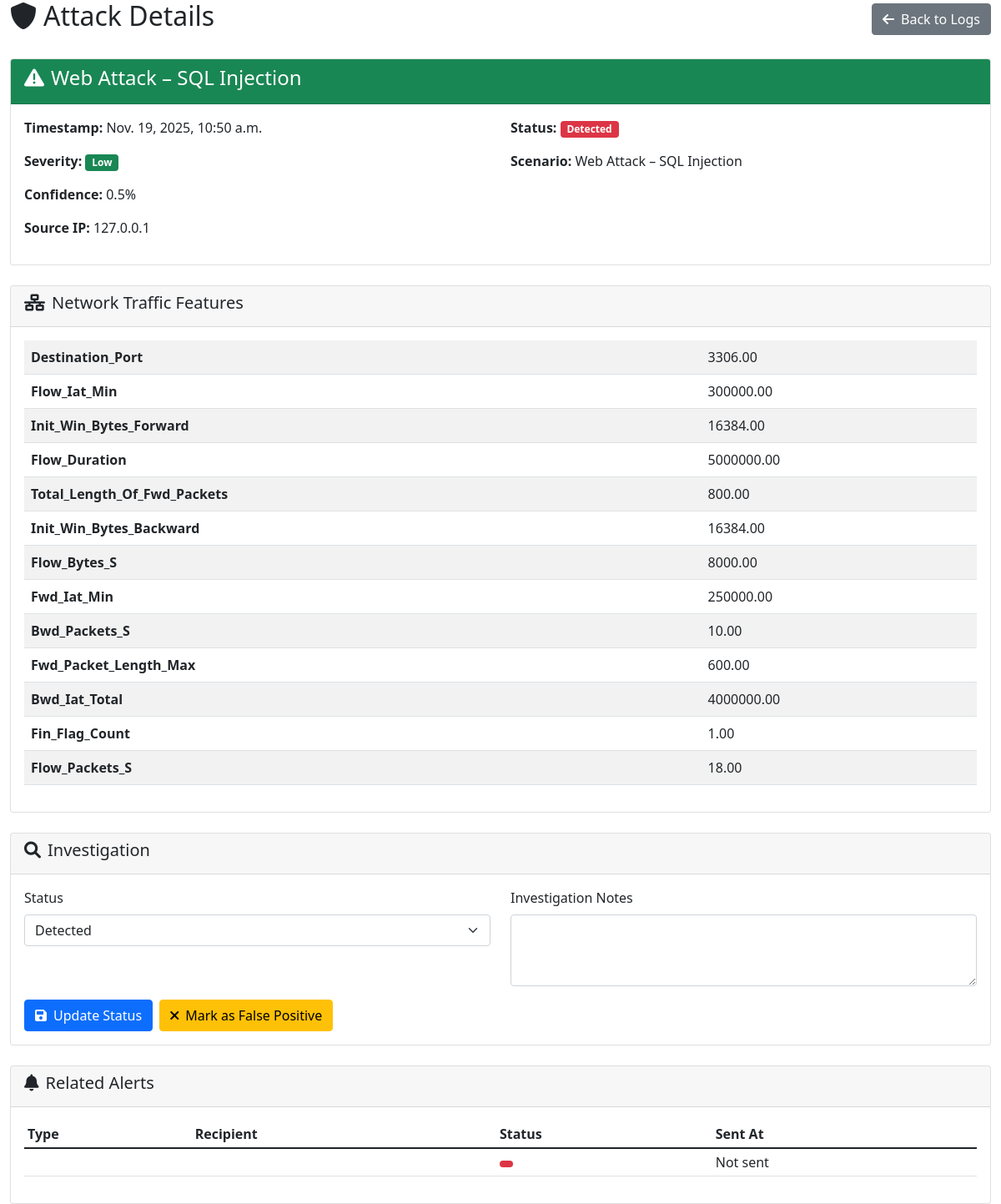
Page /dashboard/attacks/24/ (signed in) on the committed database.
### cyberattack/models.py (models this page shows, shortened)
class AttackLog(models.Model):
    ATTACK_TYPES = [
        (0, 'BENIGN'),
        (1, 'DDoS'),
        (2, 'FTP-Patator'),
        (3, 'SSH-Patator'),
        (4, 'DoS Hulk'),
        (5, 'DoS GoldenEye'),
        (6, 'DoS Slowloris'),
        (7, 'DoS Slowhttptest'),
        (8, 'Heartbleed'),
        (9, 'Web Attack – Brute Force'),
        (10, 'Web Attack – XSS'),
        (11, 'Web Attack – SQL Injection'),
        (12, 'Infiltration'),
    ]
    SEVERITY_LEVELS = [
        ('Low', 'Low'),
        ('Medium', 'Medium'),
        ('High', 'High'),
        ('Critical', 'Critical'),
    ]
    STATUS_CHOICES = [
        ('detected', 'Detected'),
        ('investigating', 'Under Investigation'),
        ('resolved', 'Resolved'),
        ('false_positive', 'False Positive'),
    ]
    attack_type = models.IntegerField(choices=ATTACK_TYPES, default=0)
    attack_name = models.CharField(max_length=100)
    severity = models.CharField(max_length=20, choices=SEVERITY_LEVELS, default='Medium')
    confidence_score = models.FloatField(default=0.0)
    destination_port = models.FloatField()
    flow_iat_min = models.FloatField()
    init_win_bytes_forward = models.FloatField()
    flow_duration = models.FloatField()
    total_length_of_fwd_packets = models.FloatField()
    init_win_bytes_backward = models.FloatField()
    flow_bytes_s = models.FloatField()
    fwd_iat_min = models.FloatField()
    bwd_packets_s = models.FloatField()
    fwd_packet_length_max = models.FloatField()
    bwd_iat_total = models.FloatField()
    fin_flag_count = models.FloatField()
    flow_packets_s = models.FloatField()
    source_ip = models.GenericIPAddressField(null=True, blank=True)
    user_agent = models.TextField(null=True, blank=True)
    request_path = models.CharField(max_length=500, null=True, blank=True)
    timestamp = models.DateTimeField(default=django_timezone.now)
    scenario_name = models.CharField(max_length=200, default='Unknown')
    status = models.CharField(max_length=20, choices=STATUS_CHOICES, default='detected')
    investigated_by = models.ForeignKey(User, on_delete=models.SET_NULL, null=True, blank=True)
    investigation_notes = models.TextField(blank=True)
    resolved_at = models.DateTimeField(null=True, blank=True)
    class Meta:
        ordering = ['-timestamp']
        indexes = [
            models.Index(fields=['timestamp']),
            models.Index(fields=['attack_type']),
            models.Index(fields=['severity']),
            models.Index(fields=['status']),
        ]
    def get_features_dict(self):
        return {
            'destination_port': self.destination_port,
            'flow_iat_min': self.flow_iat_min,
            'init_win_bytes_forward': self.init_win_bytes_forward,
            'flow_duration': self.flow_duration,
            'total_length_of_fwd_packets': self.total_length_of_fwd_packets,
            'init_win_bytes_backward': self.init_win_bytes_backward,
            'flow_bytes_s': self.flow_bytes_s,
            'fwd_iat_min': self.fwd_iat_min,
            'bwd_packets_s': self.bwd_packets_s,
            'fwd_packet_length_max': self.fwd_packet_length_max,
            'bwd_iat_total': self.bwd_iat_total,
            'fin_flag_count': self.fin_flag_count,
            'flow_packets_s': self.flow_packets_s,
        }

class SecurityAlert(models.Model):
    ALERT_TYPES = [
        ('email', 'Email'),
        ('sms', 'SMS'),
        ('webhook', 'Webhook'),
        ('dashboard', 'Dashboard'),
    ]
    ALERT_STATUS = [
        ('pending', 'Pending'),
        ('sent', 'Sent'),
        ('failed', 'Failed'),
        ('acknowledged', 'Acknowledged'),
    ]
    attack_log = models.ForeignKey(AttackLog, on_delete=models.CASCADE, related_name='alerts', null=True, blank=True)
    alert_type = models.CharField(max_length=50, default='Security Alert')
    severity = models.CharField(max_length=20, choices=AttackLog.SEVERITY_LEVELS, default='Medium')
    source_ip = models.GenericIPAddressField(null=True, blank=True)
    description = models.TextField()
    metadata = models.TextField(blank=True)
    is_resolved = models.BooleanField(default=False)
    created_at = models.DateTimeField(default=django_timezone.now)
    resolved_at = models.DateTimeField(null=True, blank=True)
    resolved_by = models.ForeignKey(User, on_delete=models.SET_NULL, null=True, blank=True)
    class Meta:
        ordering = ['-created_at']

### cyberattack/admin_views.py (the view, shortened to what this page needs)
# urls.py: path('dashboard/attacks/<int:attack_id>/', admin_views.attack_detail, name='attack_detail'),
@login_required
@user_passes_test(is_admin)
def attack_detail(request, attack_id):
    attack = get_object_or_404(AttackLog, id=attack_id)
    alerts = SecurityAlert.objects.filter(attack_log=attack)
    context = {
        'attack': attack,
        'alerts': alerts,
        'features': attack.get_features_dict(),
    }
    return render(request, 'cyberattack/attack_detail.html', context)

### cyberattack/admin_views.py (called while the page is built)
def is_admin(user):
    return user.is_staff or user.is_superuser

### cyberattack/models.py (called while the page is built)
    @classmethod
    def get_status(cls):
        maintenance, created = cls.objects.get_or_create(pk=1)
        return maintenance

### cyberattack/templates/cyberattack/attack_detail.html (shortened to what this page needs)
<!DOCTYPE html>
<html>
<head>
    <link href="https://cdn.jsdelivr.net/npm/bootstrap@5.1.3/dist/css/bootstrap.min.css" rel="stylesheet">
    <link href="https://cdnjs.cloudflare.com/ajax/libs/font-awesome/6.0.0/css/all.min.css" rel="stylesheet">
</head>
<body>
    <div class="container-fluid">
        <div class="row">
            <div class="col-12">
                <div class="d-flex justify-content-between align-items-center mb-4">
                    <h2><i class="fas fa-shield-alt me-2"></i>Attack Details</h2>
                    <a href="{% url 'attack_logs' %}" class="btn btn-secondary">
                        <i class="fas fa-arrow-left me-2"></i>Back to Logs
                    </a>
                </div>
                <div class="card mb-4">
                    <div class="card-header bg-{% if attack.severity == 'Critical' %}danger{% elif attack.severity == 'High' %}warning{% elif attack.severity == 'Medium' %}info{% else %}success{% endif %} text-white">
                        <h4><i class="fas fa-exclamation-triangle me-2"></i>{{ attack.attack_name }}</h4>
                    </div>
                    <div class="card-body">
                        <div class="row">
                            <div class="col-md-6">
                                <p><strong>Timestamp:</strong> {{ attack.timestamp }}</p>
                                <p><strong>Severity:</strong>
                                    <span class="badge bg-{% if attack.severity == 'Critical' %}danger{% elif attack.severity == 'High' %}warning{% elif attack.severity == 'Medium' %}info{% else %}success{% endif %}">
                                        {{ attack.severity }}
                                    </span>
                                </p>
                                <p><strong>Confidence:</strong> {{ attack.confidence_score|floatformat:1 }}%</p>
                                <p><strong>Source IP:</strong> {{ attack.source_ip|default:"Unknown" }}</p>
                            </div>
                            <div class="col-md-6">
                                <p><strong>Status:</strong>
                                    <span class="badge bg-{% if attack.status == 'resolved' %}success{% elif attack.status == 'investigating' %}warning{% elif attack.status == 'false_positive' %}secondary{% else %}danger{% endif %}">
                                        {{ attack.get_status_display }}
                                    </span>
                                </p>
                                <p><strong>Scenario:</strong> {{ attack.scenario_name }}</p>
                            </div>
                        </div>
                    </div>
                </div>
                <div class="card mb-4">
                    <div class="card-header">
                        <h5><i class="fas fa-network-wired me-2"></i>Network Traffic Features</h5>
                    </div>
                    <div class="card-body">
                        <div class="table-responsive">
                            <table class="table table-striped">
                                {% for key, value in features.items %}
                                <tr>
                                    <td><strong>{{ key|title }}</strong></td>
                                    <td>{{ value|floatformat:2 }}</td>
                                </tr>
                                {% endfor %}
                            </table>
                        </div>
                    </div>
                </div>
                <div class="card mb-4">
                    <div class="card-header">
                        <h5><i class="fas fa-search me-2"></i>Investigation</h5>
                    </div>
                    <div class="card-body">
                        <form method="post">
                            <div class="row">
                                <div class="col-md-6">
                                    <div class="mb-3">
                                        <label class="form-label">Status</label>
                                        <select name="status" class="form-select">
                                            <option value="detected" {% if attack.status == 'detected' %}selected{% endif %}>Detected</option>
                                        </select>
                                    </div>
                                </div>
                                <div class="col-md-6">
                                    <div class="mb-3">
                                        <label class="form-label">Investigation Notes</label>
                                        <textarea name="notes" class="form-control" rows="3">{{ attack.investigation_notes }}</textarea>
                                    </div>
                                </div>
                            </div>
                            <div class="d-flex gap-2">
                                <button type="submit" name="action" value="update_status" class="btn btn-primary">
                                    <i class="fas fa-save me-2"></i>Update Status
                                </button>
                                <button type="submit" name="action" value="mark_false_positive" class="btn btn-warning">
                                    <i class="fas fa-times me-2"></i>Mark as False Positive
                                </button>
                            </div>
                        </form>
                    </div>
                </div>
                {% if alerts %}
                <div class="card">
                    <div class="card-header">
                        <h5><i class="fas fa-bell me-2"></i>Related Alerts</h5>
                    </div>
                    <div class="card-body">
                        <div class="table-responsive">
                            <table class="table table-sm">
                                <thead>
                                    <tr>
                                        <th>Type</th>
                                        <th>Recipient</th>
                                        <th>Status</th>
                                        <th>Sent At</th>
                                    </tr>
                                </thead>
                                <tbody>
                                    {% for alert in alerts %}
                                    <tr>
                                        <td>{{ alert.get_alert_type_display }}</td>
                                        <td>{{ alert.recipient|truncatechars:30 }}</td>
                                        <td>
                                            <span class="badge bg-{% if alert.status == 'sent' %}success{% elif alert.status == 'pending' %}warning{% else %}danger{% endif %}">
                                            </span>
                                        </td>
                                        <td>{{ alert.sent_at|default:"Not sent" }}</td>
                                    </tr>
                                    {% endfor %}
                                </tbody>
                            </table>
                        </div>
                    </div>
                </div>
                {% endif %}
            </div>
        </div>
    </div>
</body>
</html>

### rows in the picture
AttackLog: attack_name "Web Attack – SQL Injection", timestamp "Nov. 19, 2025, 10:50 a.m.", severity "Low", confidence_score "0.5", source_ip "127.0.0.1", status "Detected", scenario_name "Web Attack – SQL Injection", features "3306.00" "300000.00" "16384.00" "5000000.00" "800.00" "16384.00" "8000.00" "250000.00" "10.00" "600.00" "4000000.00" "1.00" "18.00"
SecurityAlert: sent_at "Not sent"

### other values in the picture
{{ key|title }} "Destination_Port" "Flow_Iat_Min" "Init_Win_Bytes_Forward" "Flow_Duration" "Total_Length_Of_Fwd_Packets" "Init_Win_Bytes_Backward" "Flow_Bytes_S" "Fwd_Iat_Min" "Bwd_Packets_S" "Fwd_Packet_Length_Max" "Bwd_Iat_Total" "Fin_Flag_Count" "Flow_Packets_S"
